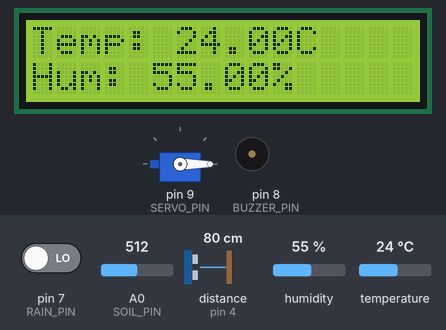
Recording of a sketch running on a simulated Arduino Uno, built with avr-gcc and run on an emulated ATmega328P. On the bench: 16×2 character LCD, servo, buzzer (waves = sounding). The inputs (shaded band) are chosen by the test bench; at power-on: distance to the obstacle (sensor on pin 4) 80 cm, humidity 55 %, A0 (SOIL_PIN) = 512, temperature 24 °C, pin 7 (RAIN_PIN) LOW. The echo pulse lasts 58.3 µs per cm.

Above: at 8.1 s.
8.2 s: distance to the obstacle (sensor on pin 4) set to 23 cm
18.3 s: distance to the obstacle (sensor on pin 4) set to 18 cm
At 25.9 s:
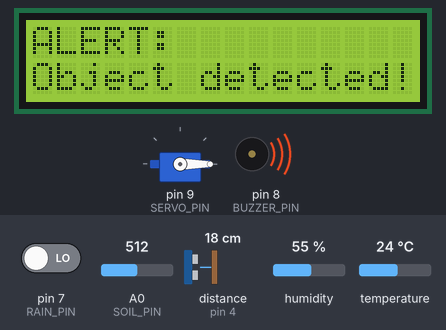
29.7 s: humidity set to 68 %
At 33.9 s:
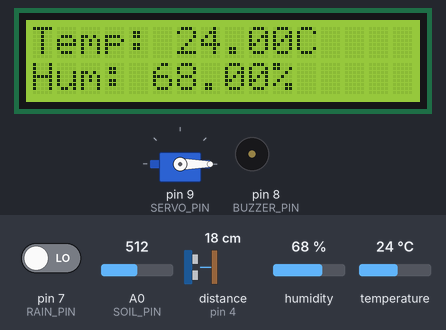
39.4 s: A0 (SOIL_PIN) set to 716
At 46.9 s:
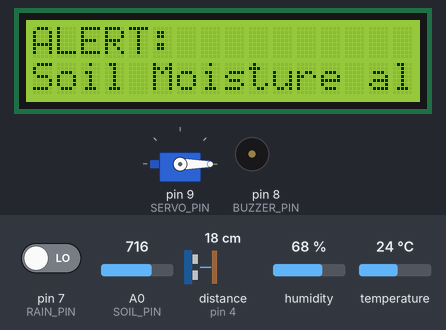
49.1 s: temperature set to 34 °C
At 58.1 s:
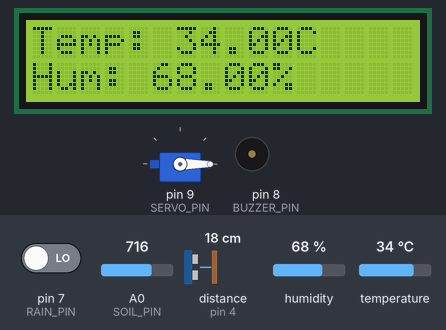
58.8 s: temperature set to 37 °C
At 73.06 s:
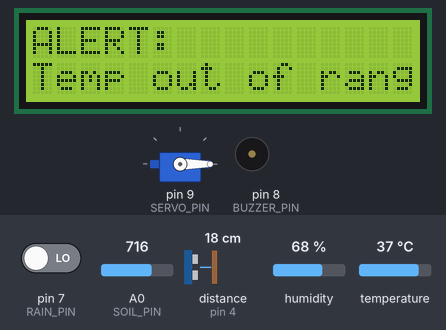
Timing chart, 0 to 73.3 s (numbered marks = the images above; inputs shaded):
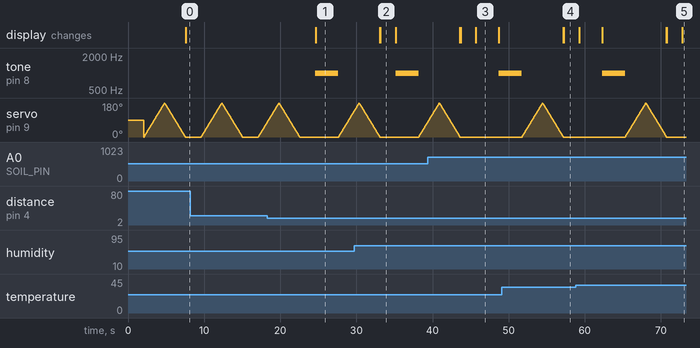

The sketch:

agro.ino
```cpp
#include <Servo.h>
#include <DHT.h>
#include <Wire.h>
#include <LiquidCrystal_I2C.h>

#define DHTPIN 2          // Pin connected to DHT11
#define DHTTYPE DHT11     // DHT11 sensor type
#define SOIL_PIN A0       // Pin connected to soil sensor
#define RAIN_PIN 7        // Pin connected to rain sensor
#define ECHO_PIN 4        // Pin connected to ultrasonic sensor echo
#define TRIG_PIN 5        // Pin connected to ultrasonic sensor trigger
#define BUZZER_PIN 8      // Pin connected to buzzer
#define SERVO_PIN 9       // Pin connected to servo motor

// Define thresholds
#define TEMP_HIGH 35
#define TEMP_LOW 15
#define HUMIDITY_HIGH 80
#define HUMIDITY_LOW 20
#define SOIL_MOISTURE_LOW 300
#define SOIL_MOISTURE_HIGH 700
#define RAIN_THRESHOLD 500
#define DISTANCE_THRESHOLD 20 // 20 cm for ultrasonic detection

DHT dht(DHTPIN, DHTTYPE);
Servo myServo;
LiquidCrystal_I2C lcd(0x27, 16, 2);
int pos = 0; // Variable to store the servo position

void setup() {
  // Initialize sensors and components
  dht.begin();
  lcd.begin(16, 2);
  lcd.backlight();

  pinMode(SOIL_PIN, INPUT);
  pinMode(RAIN_PIN, INPUT);
  pinMode(ECHO_PIN, INPUT);
  pinMode(TRIG_PIN, OUTPUT);
  pinMode(BUZZER_PIN, OUTPUT);

  myServo.attach(SERVO_PIN);

  lcd.setCursor(0, 0);
  lcd.print("System Init...");
  delay(2000);
}

void loop() {
  // Sweep the servo motor between 0 and 180 degrees continuously
  for (pos = 0; pos <= 180; pos += 1) {
    myServo.write(pos); // Move the servo to the current position
    delay(15);          // Delay to give the servo time to move
  }

  for (pos = 180; pos >= 0; pos -= 1) {
    myServo.write(pos); // Move the servo back
    delay(15);          // Delay to give the servo time to move
  }

  // Read sensors
  float humidity = dht.readHumidity();
  float temperature = dht.readTemperature();
  int soilMoisture = analogRead(SOIL_PIN);
  int rain = digitalRead(RAIN_PIN);

  // Measure distance using ultrasonic sensor
  float distance = measureDistance();

  // Update display with temperature and humidity continuously
  lcd.clear();
  lcd.setCursor(0, 0);
  lcd.print("Temp: ");
  lcd.print(temperature);
  lcd.print("C");
  lcd.setCursor(0, 1);
  lcd.print("Hum: ");
  lcd.print(humidity);
  lcd.print("%");

  delay(2000); // Display temp & humidity for 2 seconds

  // Check environmental conditions
  if (temperature > TEMP_HIGH || temperature < TEMP_LOW) {
    showAlert("Temp out of range!");
  }

  if (humidity > HUMIDITY_HIGH || humidity < HUMIDITY_LOW) {
    showAlert("Humidity warning!");
  }

  if (soilMoisture < SOIL_MOISTURE_LOW || soilMoisture > SOIL_MOISTURE_HIGH) {
    showAlert("Soil Moisture alert!");
  }

  if (rain > RAIN_THRESHOLD) {
    showAlert("Rain detected!");
  }

  // Check for object using ultrasonic sensor
  if (distance < DISTANCE_THRESHOLD) {
    // Obstacle detected, sound buzzer and show alert
    tone(BUZZER_PIN, 1000); // Buzzer on
    showAlert("Object detected!");
    noTone(BUZZER_PIN);     // Buzzer off
  }
}

// Function to measure distance using ultrasonic sensor
float measureDistance() {
  // Trigger the ultrasonic sensor
  digitalWrite(TRIG_PIN, LOW);
  delayMicroseconds(2);
  digitalWrite(TRIG_PIN, HIGH);
  delayMicroseconds(10);
  digitalWrite(TRIG_PIN, LOW);

  // Read the echo pin and calculate the distance
  long duration = pulseIn(ECHO_PIN, HIGH);
  float distance = duration * 0.034 / 2; // Convert to cm
  return distance;
}

// Function to show alerts temporarily on the LCD
void showAlert(String message) {
  lcd.clear();
  lcd.setCursor(0, 0);
  lcd.print("ALERT:");
  lcd.setCursor(0, 1);
  lcd.print(message);
  delay(3000); // Show alert for 3 seconds
}
```

Measured:
- the behaviour switches between 21 and 20 cm on distance to the obstacle (sensor on pin 4) (found by bisection; images 0 and 1)
- the behaviour switches between 35 and 36 °C on temperature (found by bisection; images 4 and 5)
- after the input at 18.3 s, tone on pin 8 (BUZZER_PIN): silent → 1000 Hz after 6.3 s, → silent 3.0 s later; the display: changes after 6.3 s (image 1)
- after the input at 29.7 s, the display: first changes after 3.4 s (image 2 shows a later state)
- after the input at 39.4 s, servo on pin 9 (SERVO_PIN): goes on until 43.6 s, then stays 0°; the display: first differs from a run without the input after 6.3 s (image 3)
- after the input at 49.1 s, the display: first changes after 8.1 s (image 4 shows a later state)
- what the display in image 2 shows lasts 2.1 s, from 33.1 s to 35.2 s
